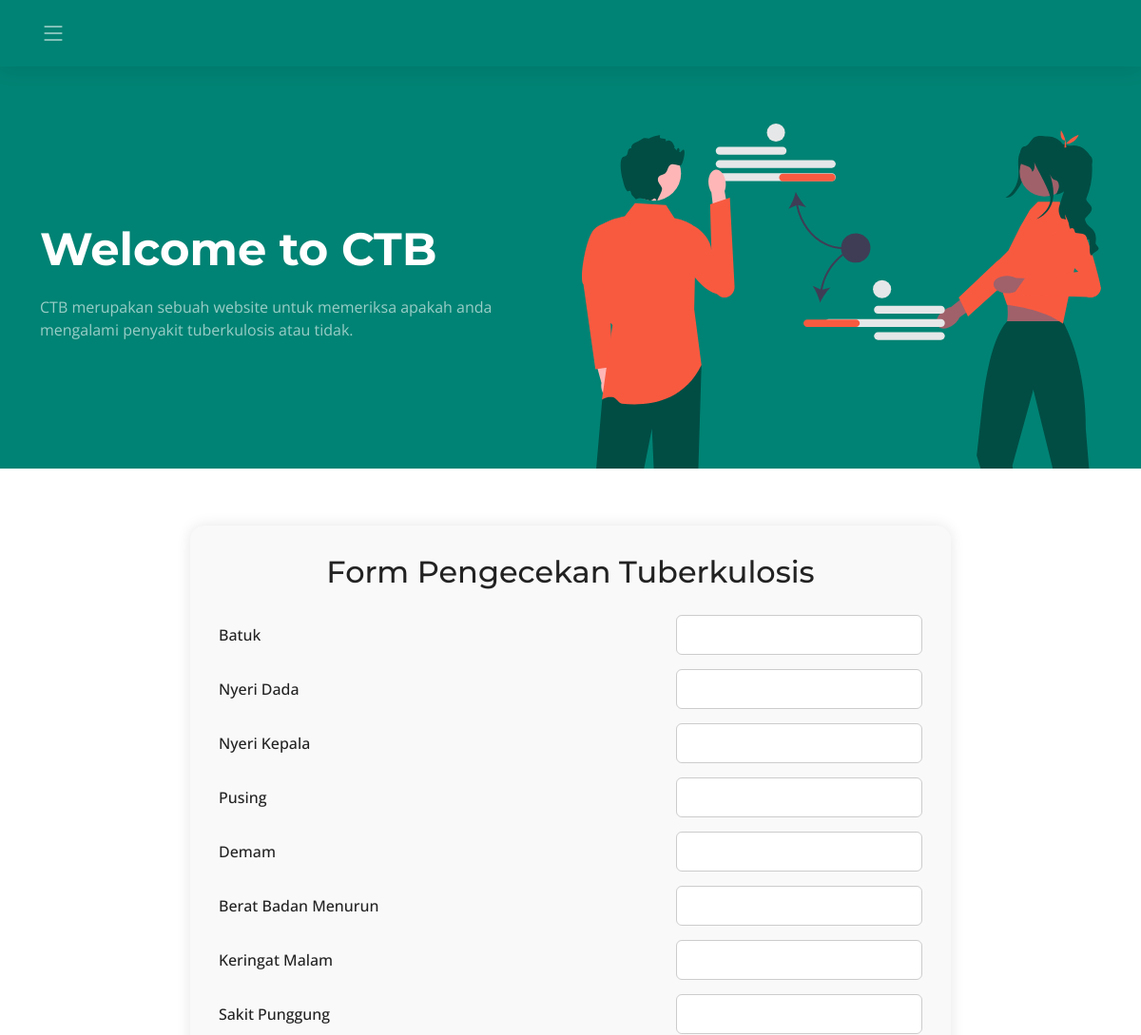
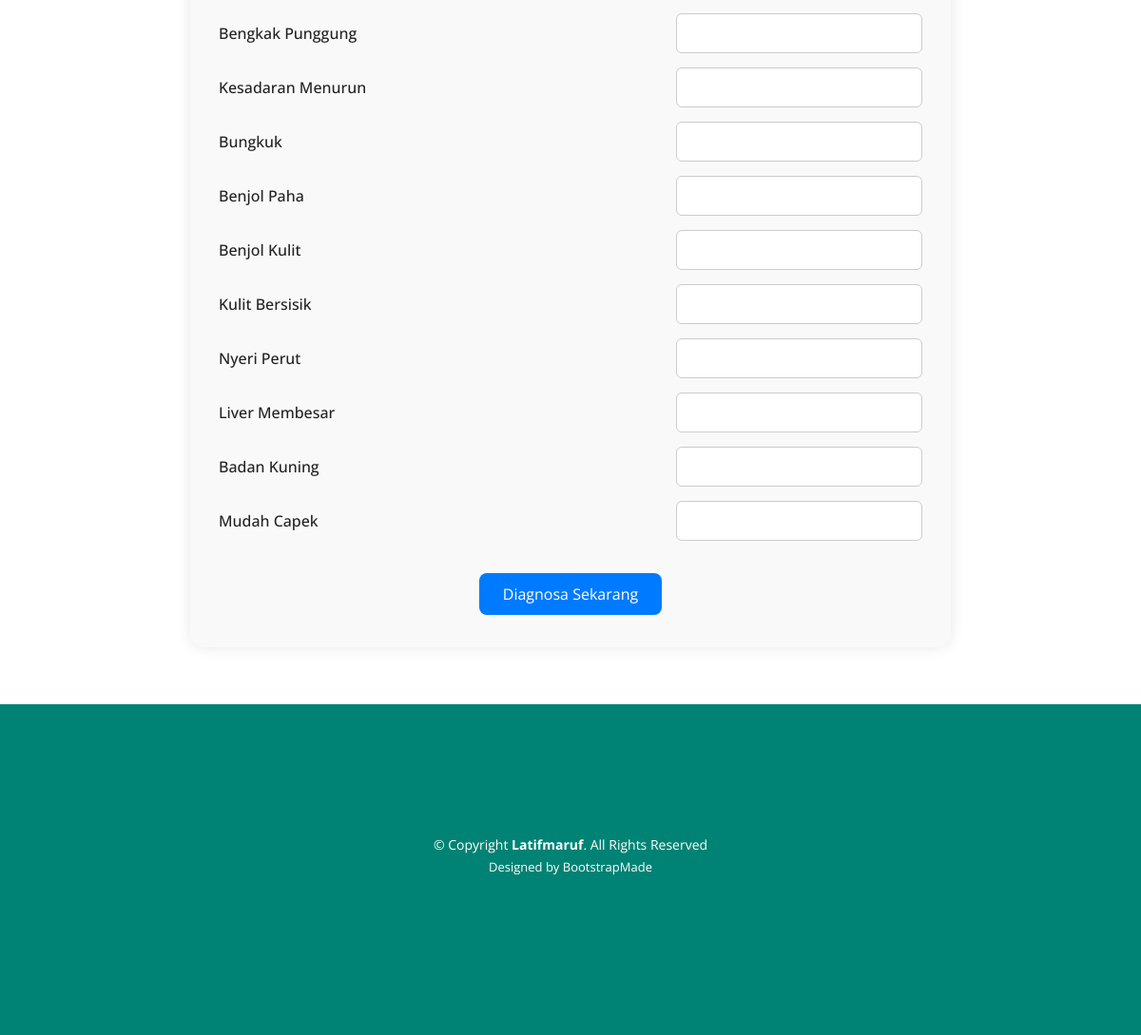
Page /cek on the committed database (2 pictures, top to bottom).
### tables this page shows
CREATE TABLE gejala (
            id INTEGER PRIMARY KEY AUTOINCREMENT,
            nama TEXT NOT NULL,
            deskripsi TEXT
        );

### app.py (the view, shortened to what this page needs)
@app.route('/cek', methods=['GET', 'POST'])
def cek():
    if request.method == 'GET':
        conn = sqlite3.connect('database.db')
        c = conn.cursor()
        c.execute("SELECT DISTINCT nama FROM gejala")
        gejala_list = [row[0] for row in c.fetchall()]
        conn.close()
        return render_template('cek.html', gejala_list=gejala_list)

### templates/cek.html (shortened to what this page needs)
<!DOCTYPE html>
<html lang="en">
<head>
  <link href="static/vendor/bootstrap/css/bootstrap.min.css" rel="stylesheet">
  <link href="static/vendor/bootstrap-icons/bootstrap-icons.css" rel="stylesheet">
  <link href="static/vendor/aos/aos.css" rel="stylesheet">
  <link href="static/vendor/glightbox/css/glightbox.min.css" rel="stylesheet">
  <link href="static/vendor/swiper/swiper-bundle.min.css" rel="stylesheet">
  <link href="static/css/main.css" rel="stylesheet">
</head>
<body>
  <header id="header" class="header d-flex align-items-center">
    <div class="container-fluid container-xl d-flex align-items-center justify-content-between">
      <i class="mobile-nav-toggle mobile-nav-show bi bi-list"></i>
    </div>
  </header>
  <section id="hero" class="hero">
    <div class="container position-relative">
      <div class="row gy-5" data-aos="fade-in">
        <div class="col-lg-6 order-2 order-lg-1 d-flex flex-column justify-content-center text-center text-lg-start">
          <h2>Welcome to <span>CTB</span></h2>
          <p>CTB merupakan sebuah website untuk memeriksa apakah anda mengalami penyakit tuberkulosis atau tidak.</p>
        </div>
        <div class="col-lg-6 order-1 order-lg-2">
          <img src="static/img/hero-img.svg" class="img-fluid" alt="" data-aos="zoom-out" data-aos-delay="100">
        </div>
      </div>
    </div>
  </section>
    <section id="contact" class="contact">
      <div class="container" data-aos="fade-up">
        <div class="form-container">
          <h2>Form Pengecekan Tuberkulosis</h2>
          <form action="{{ url_for('cek') }}" method="POST">
            {% for gejala in gejala_list %}
              <div class="form-group">
                <label for="{{ gejala }}">{{ gejala.replace('_', ' ') }}</label>
                <input type="number" name="{{ gejala }}" id="{{ gejala }}" min="0" max="10" required>
              </div>
            {% endfor %}
            <div class="submit-btn">
              <button type="submit">Diagnosa Sekarang</button>
            </div>
          </form>
        </div>
      </div>
    </section>
  <footer id="footer" class="footer">
    <div class="container">
      <br><br><br>
    <div class="container mt-4">
      <div class="copyright">
        &copy; Copyright <strong><span>Latifmaruf</span></strong>. All Rights Reserved
      </div>
      <div class="credits">
        Designed by <a href="https://bootstrapmade.com/">BootstrapMade</a><br><br><br><br><br><br><br>
      </div>
    </div>
  </footer>
</body>
</html>

### static/css/main.css (style rules this page uses)
:root { --font-default: "Open Sans", system-ui, -apple-system, "Segoe UI", Roboto, "Helvetica Neue", Arial, "Noto Sans", "Liberation Sans", sans-serif, "Apple Color Emoji", "Segoe UI Emoji", "Segoe UI Symbol", "Noto Color Emoji"; --font-primary: "Montserrat", sans-serif; --font-secondary: "Poppins", sans-serif; }
:root { --color-default: #222222; --color-primary: #008374; --color-secondary: #f85a40; }
:root { scroll-behavior: smooth; }
body { font-family: var(--font-default); color: var(--color-default); }
a { color: var(--color-default); text-decoration: none; }
h1, h2, h3, h4, h5, h6 { font-family: var(--font-primary); }
section { padding: 60px 0; overflow: hidden; scroll-margin-top: 70px; overflow: clip; }
.header { transition: all 0.5s; z-index: 997; height: 90px; background-color: var(--color-primary); }
.header.sticked { position: fixed; top: 0; right: 0; left: 0; height: 70px; box-shadow: 0px 2px 20px rgba(0, 0, 0, 0.1); }
.sticked-header-offset { margin-top: 70px; }
@media (max-width: 1279px) { .mobile-nav-show { color: rgba(255, 255, 255, 0.6); font-size: 28px; cursor: pointer; line-height: 0; transition: 0.5s; z-index: 9999; margin-right: 10px; } }
.hero { width: 100%; position: relative; background: var(--color-primary); padding: 60px 0 0 0; }
.hero h2 { font-size: 48px; font-weight: 700; margin-bottom: 20px; color: #fff; }
.hero p { color: rgba(255, 255, 255, 0.6); font-weight: 400; margin-bottom: 30px; }
.footer { font-size: 14px; background-color: var(--color-primary); padding: 50px 0; color: white; }
.footer .copyright { text-align: center; }
.footer .credits { padding-top: 4px; text-align: center; font-size: 13px; }
.footer .credits a { color: #fff; }
button { background-color: var(--color-primary); color: rgb(255, 255, 255); padding: 15px 25px; text-align: center; text-decoration: none; display: inline-block; font-size: 16px; margin: 4px 2px; cursor: pointer; }

### templates/cek.html (style rules this page uses)
.form-container { max-width: 800px; margin: auto; padding: 30px; background-color: #f9f9f9; border-radius: 15px; box-shadow: 0 0 15px rgba(0, 0, 0, 0.1); }
.form-container h2 { text-align: center; margin-bottom: 25px; }
.form-group { display: flex; justify-content: space-between; align-items: center; margin-bottom: 15px; flex-wrap: wrap; }
.form-group label { flex: 0 0 60%; font-weight: 500; padding-right: 10px; text-transform: capitalize; }
.form-group input[type="number"] { flex: 0 0 35%; padding: 8px; border-radius: 6px; border: 1px solid #ccc; }
.submit-btn { text-align: center; margin-top: 30px; }
.submit-btn button { padding: 10px 25px; font-size: 16px; border: none; border-radius: 8px; background-color: #007bff; color: white; cursor: pointer; }

### rows in the picture
gejala: replace "Batuk"
gejala: replace "Nyeri Dada"
gejala: replace "Nyeri Kepala"
gejala: replace "Pusing"
gejala: replace "Demam"
gejala: replace "Berat Badan Menurun"
gejala: replace "Keringat Malam"
gejala: replace "Sakit Punggung"
gejala: replace "Bengkak Punggung"
gejala: replace "Kesadaran Menurun"
gejala: replace "Bungkuk"
gejala: replace "Benjol Paha"
gejala: replace "Benjol Kulit"
gejala: replace "Kulit Bersisik"
gejala: replace "Nyeri Perut"
gejala: replace "Liver Membesar"
gejala: replace "Badan Kuning"
gejala: replace "Mudah Capek"
